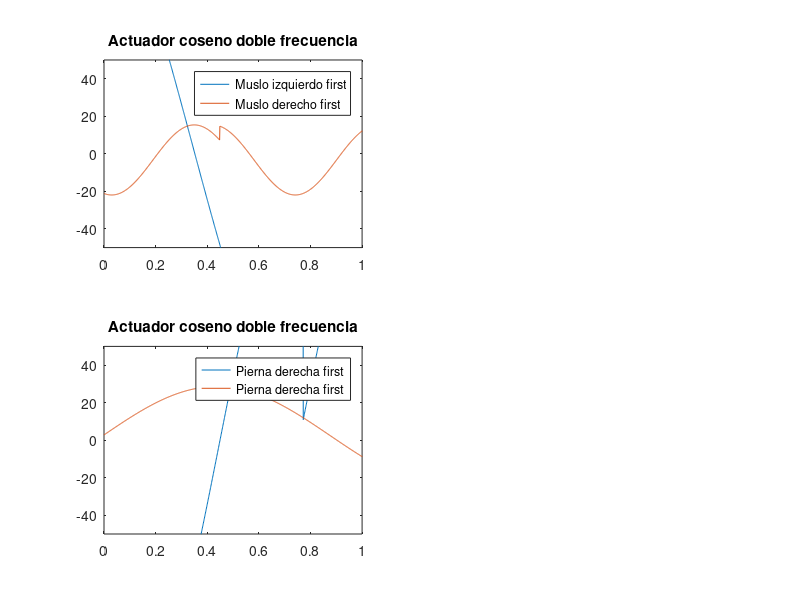

This figure's MATLAB source: (Note: this script raises an error after producing the figure.)
data = csvread('latest_result.txt');

chromosome = data(:,1);
first_step_time = 1;

first_step_lower_A = chromosome(2);
first_step_lower_W1 = chromosome(3);
first_step_lower_W2 = chromosome(4);
first_step_lower_fase = chromosome(5);
first_step_lower_ind_term = chromosome(6);

first_step_upper_A = chromosome(7);
first_step_upper_W1 = chromosome(8);
first_step_upper_W2 = chromosome(9);
first_step_upper_fase = chromosome(10);
first_step_upper_ind_term = chromosome(11);

first2_step_lower_A = chromosome(12);
first2_step_lower_W1 = chromosome(13);
first2_step_lower_W2 = chromosome(14);
first2_step_lower_fase = chromosome(15);
first2_step_lower_ind_term = chromosome(16);

first2_step_upper_A = chromosome(17);
first2_step_upper_W1 = chromosome(18);
first2_step_upper_W2 = chromosome(19);
first2_step_upper_fase = chromosome(20);
first2_step_upper_ind_term = chromosome(21);

x = [0:0.001:10];    

psi = x + first_step_upper_fase - floor((x + first_step_upper_fase)/((pi/first_step_upper_W1) + (pi/first_step_upper_W2))) * ((pi/first_step_upper_W1) + (pi/first_step_upper_W2));

if(first_step_upper_W1*psi < pi)
    first_step_upper = first_step_upper_A*cos(first_step_upper_W1*psi) + first_step_upper_ind_term;
else
    first_step_upper = first_step_upper_A*cos(first_step_upper_W2*(psi-(pi/first_step_upper_W1)+(pi/first_step_upper_W2))) + first_step_upper_ind_term;
end

psi = x + first_step_lower_fase - floor((x + first_step_lower_fase)/((pi/first_step_lower_W1) + (pi/first_step_lower_W2))) * ((pi/first_step_lower_W1) + (pi/first_step_lower_W2));

if(first_step_lower_W1*psi < pi)
    first_step_lower = first_step_lower_A*cos(first_step_lower_W1*psi) + first_step_lower_ind_term;
else
    first_step_lower = first_step_lower_A*cos(first_step_lower_W2*(psi-(pi/first_step_lower_W1)+(pi/first_step_lower_W2))) + first_step_lower_ind_term;
end


psi = x + first2_step_upper_fase - floor((x + first2_step_upper_fase)/((pi/first_step_upper_W1) + (pi/first2_step_upper_W2))) * ((pi/first2_step_upper_W1) + (pi/first2_step_upper_W2));

if(first_step_upper_W1*psi < pi)
    first_step_upper_r = first2_step_upper_A*cos(first2_step_upper_W1*psi) + first2_step_upper_ind_term;
else
    first_step_upper_r = first2_step_upper_A*cos(first2_step_upper_W2*(psi-(pi/first2_step_upper_W1)+(pi/first2_step_upper_W2))) + first2_step_upper_ind_term;
end

psi = x + first2_step_lower_fase - floor((x + first2_step_lower_fase)/((pi/first2_step_lower_W1) + (pi/first2_step_lower_W2))) * ((pi/first2_step_lower_W1) + (pi/first2_step_lower_W2));

if(first_step_lower_W1*psi < pi)
    first_step_lower_r = first2_step_lower_A*cos(first2_step_lower_W1*psi) + first2_step_lower_ind_term;
else
    first_step_lower_r = first2_step_lower_A*cos(first2_step_lower_W2*(psi-(pi/first2_step_lower_W1)+(pi/first2_step_lower_W2))) + first2_step_lower_ind_term;
end

subplot(2,2,1)
plot(x,first_step_upper,x,first_step_upper_r)
title('Actuador coseno doble frecuencia')
legend('Muslo izquierdo first','Muslo derecho first')

axis([0 first_step_time -50 50])

subplot(2,2,3)
plot(x,first_step_lower,x,first_step_lower_r)
title('Actuador coseno doble frecuencia')
legend('Pierna derecha first','Pierna derecha first')

axis([0 first_step_time -50 50])

lower_A = chromosome(22);
lower_W1 = chromosome(23);
lower_W2 = chromosome(24);
lower_fase = chromosome(25);
lower_ind_term = chromosome(26);

upper_A = chromosome(27);
upper_W1 = chromosome(28);
upper_W2 = chromosome(29);
upper_fase = chromosome(30);
upper_ind_term = chromosome(31);  

psi = x + upper_fase - floor((x + upper_fase)/((pi/upper_W1) + (pi/upper_W2))) * ((pi/upper_W1) + (pi/upper_W2));

if(upper_W1*psi < pi)
    upper = upper_A*cos(upper_W1*psi) + upper_ind_term;
else
    upper = upper_A*cos(upper_W2*(psi-(pi/upper_W1)+(pi/upper_W2))) + upper_ind_term;
end

psi = x + lower_fase - floor((x + lower_fase)/((pi/lower_W1) + (pi/lower_W2))) * ((pi/lower_W1) + (pi/lower_W2));

if(lower_W1*psi < pi)
    lower = lower_A*cos(lower_W1*psi) + lower_ind_term;
else
    lower = lower_A*cos(lower_W2*(psi-(pi/lower_W1)+(pi/lower_W2))) + lower_ind_term;
end


psi = x + upper_fase + pi - floor((x + upper_fase + pi)/((pi/upper_W1) + (pi/upper_W2))) * ((pi/upper_W1) + (pi/upper_W2));

if(upper_W1*psi < pi)
    upper_r = upper_A*cos(upper_W1*psi) + upper_ind_term;
else
    upper_r = upper_A*cos(upper_W2*(psi-(pi/upper_W1)+(pi/upper_W2))) + upper_ind_term;
end

psi = x + lower_fase + pi - floor((x + lower_fase + pi)/((pi/lower_W1) + (pi/lower_W2))) * ((pi/lower_W1) + (pi/lower_W2));

if(lower_W1*psi < pi)
    lower_r = lower_A*cos(lower_W1*psi) + lower_ind_term;
else
    lower_r = lower_A*cos(lower_W2*(psi-(pi/lower_W1)+(pi/lower_W2))) + lower_ind_term;
end

subplot(2,2,2)
plot(x,upper,x,upper_r)
title('Actuador coseno doble frecuencia')
legend('Muslo izquierdo','Muslo derecho')

axis([first_step_time 3 -50 50])

subplot(2,2,4)
plot(x,lower,x,lower_r)
title('Actuador coseno doble frecuencia')
legend('Pierna izquierda','Pierna derecha')

axis([first_step_time 3 -50 50])
